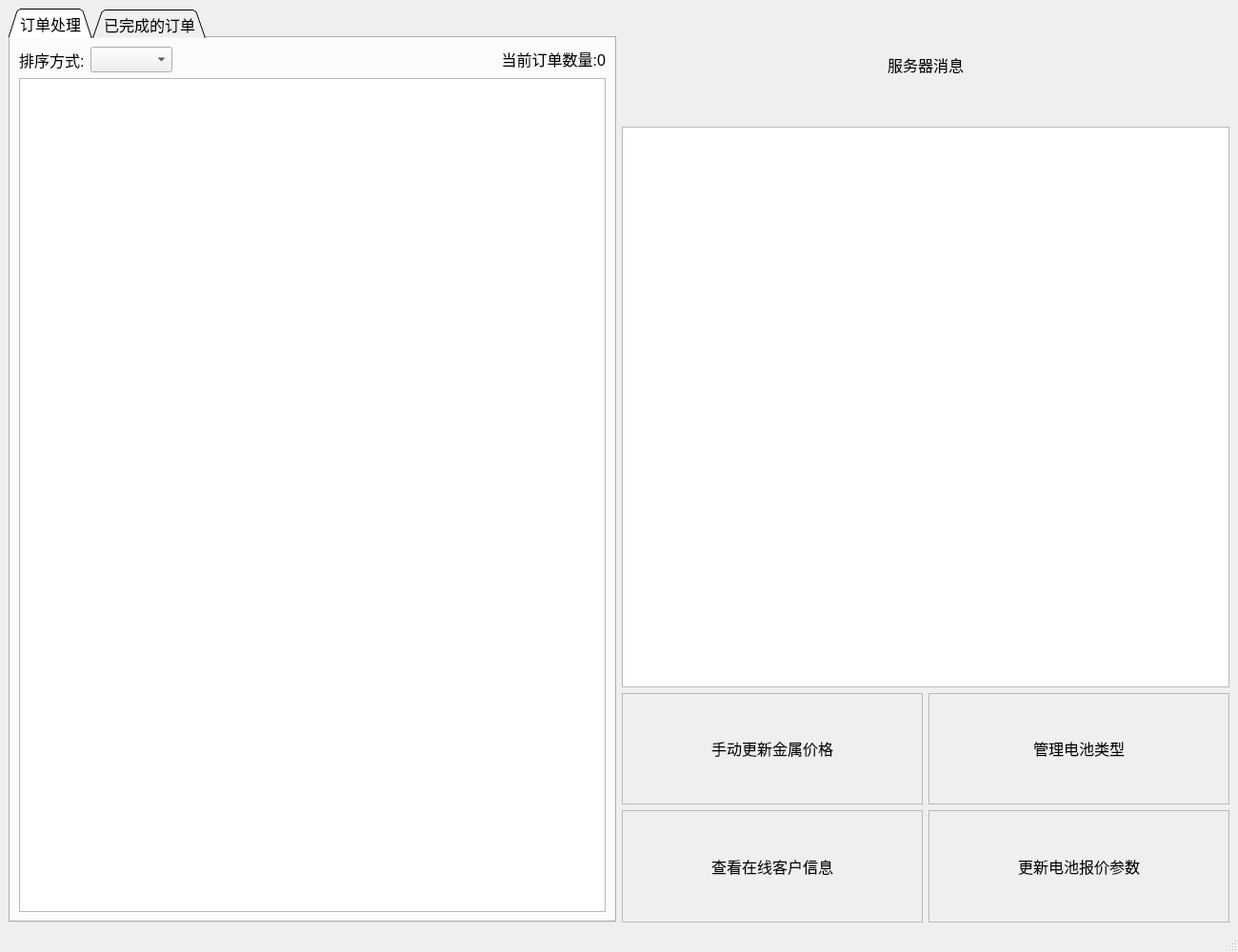
<?xml version="1.0" encoding="UTF-8"?>
<ui version="4.0">
 <class>MainWindow</class>
 <widget class="QMainWindow" name="MainWindow">
  <property name="geometry">
   <rect>
    <x>0</x>
    <y>0</y>
    <width>1300</width>
    <height>1000</height>
   </rect>
  </property>
  <property name="minimumSize">
   <size>
    <width>1300</width>
    <height>1000</height>
   </size>
  </property>
  <property name="maximumSize">
   <size>
    <width>1300</width>
    <height>1000</height>
   </size>
  </property>
  <property name="windowTitle">
   <string>废旧电池报价系统-服务器</string>
  </property>
  <widget class="QWidget" name="centralwidget">
   <layout class="QGridLayout" name="gridLayout_6">
    <item row="0" column="0">
     <widget class="QTabWidget" name="tabWidget">
      <property name="font">
       <font>
        <pointsize>12</pointsize>
       </font>
      </property>
      <property name="tabPosition">
       <enum>QTabWidget::North</enum>
      </property>
      <property name="tabShape">
       <enum>QTabWidget::Triangular</enum>
      </property>
      <property name="currentIndex">
       <number>0</number>
      </property>
      <property name="elideMode">
       <enum>Qt::ElideNone</enum>
      </property>
      <widget class="QWidget" name="transaction_tap">
       <attribute name="title">
        <string>订单处理</string>
       </attribute>
       <layout class="QGridLayout" name="gridLayout">
        <item row="1" column="0" colspan="4">
         <widget class="QListWidget" name="pendingTransaction_listWidget">
          <property name="font">
           <font>
            <pointsize>12</pointsize>
           </font>
          </property>
         </widget>
        </item>
        <item row="0" column="1">
         <widget class="QComboBox" name="sort_box">
          <property name="font">
           <font>
            <pointsize>12</pointsize>
           </font>
          </property>
          <property name="sizeAdjustPolicy">
           <enum>QComboBox::AdjustToContents</enum>
          </property>
         </widget>
        </item>
        <item row="0" column="3">
         <widget class="QLabel" name="transactionNumber_label">
          <property name="font">
           <font>
            <pointsize>12</pointsize>
           </font>
          </property>
          <property name="text">
           <string>&lt;html&gt;&lt;head/&gt;&lt;body&gt;&lt;p&gt;当前订单数量:0&lt;/p&gt;&lt;/body&gt;&lt;/html&gt;</string>
          </property>
          <property name="alignment">
           <set>Qt::AlignRight|Qt::AlignTrailing|Qt::AlignVCenter</set>
          </property>
         </widget>
        </item>
        <item row="0" column="0">
         <widget class="QLabel" name="label">
          <property name="font">
           <font>
            <pointsize>12</pointsize>
           </font>
          </property>
          <property name="text">
           <string>排序方式:</string>
          </property>
         </widget>
        </item>
        <item row="0" column="2">
         <spacer name="horizontalSpacer">
          <property name="orientation">
           <enum>Qt::Horizontal</enum>
          </property>
          <property name="sizeHint" stdset="0">
           <size>
            <width>40</width>
            <height>20</height>
           </size>
          </property>
         </spacer>
        </item>
       </layout>
      </widget>
      <widget class="QWidget" name="finsihedTransaction_tab">
       <attribute name="title">
        <string>已完成的订单</string>
       </attribute>
       <layout class="QGridLayout" name="gridLayout_3">
        <item row="0" column="1" colspan="2">
         <widget class="QComboBox" name="sort_box_2">
          <property name="font">
           <font>
            <pointsize>12</pointsize>
           </font>
          </property>
          <property name="sizeAdjustPolicy">
           <enum>QComboBox::AdjustToContents</enum>
          </property>
         </widget>
        </item>
        <item row="0" column="3">
         <spacer name="horizontalSpacer_2">
          <property name="orientation">
           <enum>Qt::Horizontal</enum>
          </property>
          <property name="sizeHint" stdset="0">
           <size>
            <width>40</width>
            <height>20</height>
           </size>
          </property>
         </spacer>
        </item>
        <item row="0" column="4">
         <widget class="QLabel" name="finishedTransactionNumber_label">
          <property name="font">
           <font>
            <pointsize>12</pointsize>
           </font>
          </property>
          <property name="text">
           <string>&lt;html&gt;&lt;head/&gt;&lt;body&gt;&lt;p&gt;已完成订单数量:0&lt;/p&gt;&lt;/body&gt;&lt;/html&gt;</string>
          </property>
          <property name="alignment">
           <set>Qt::AlignRight|Qt::AlignTrailing|Qt::AlignVCenter</set>
          </property>
         </widget>
        </item>
        <item row="0" column="0">
         <widget class="QLabel" name="label_2">
          <property name="text">
           <string>&lt;html&gt;&lt;head/&gt;&lt;body&gt;&lt;p&gt;排序方式&lt;/p&gt;&lt;/body&gt;&lt;/html&gt;</string>
          </property>
         </widget>
        </item>
        <item row="1" column="0" colspan="5">
         <widget class="QListWidget" name="finishedTransaction_listWidget">
          <property name="font">
           <font>
            <pointsize>12</pointsize>
           </font>
          </property>
         </widget>
        </item>
       </layout>
      </widget>
     </widget>
    </item>
    <item row="0" column="1">
     <layout class="QGridLayout" name="gridLayout_2" rowstretch="1,5,1,1" columnstretch="1,1" rowminimumheight="0,0,0,0">
      <item row="0" column="0" colspan="2">
       <widget class="QLabel" name="label_3">
        <property name="font">
         <font>
          <pointsize>12</pointsize>
         </font>
        </property>
        <property name="text">
         <string>&lt;html&gt;&lt;head/&gt;&lt;body&gt;&lt;p&gt;服务器消息&lt;/p&gt;&lt;/body&gt;&lt;/html&gt;</string>
        </property>
        <property name="alignment">
         <set>Qt::AlignCenter</set>
        </property>
       </widget>
      </item>
      <item row="2" column="0">
       <widget class="interactableFrame" name="metalPrice_frame">
        <property name="frameShape">
         <enum>QFrame::StyledPanel</enum>
        </property>
        <property name="frameShadow">
         <enum>QFrame::Raised</enum>
        </property>
        <layout class="QGridLayout" name="gridLayout_4">
         <item row="0" column="0">
          <widget class="QLabel" name="label_4">
           <property name="font">
            <font>
             <pointsize>12</pointsize>
            </font>
           </property>
           <property name="text">
            <string>&lt;html&gt;&lt;head/&gt;&lt;body&gt;&lt;p&gt;手动更新金属价格&lt;/p&gt;&lt;/body&gt;&lt;/html&gt;</string>
           </property>
           <property name="alignment">
            <set>Qt::AlignCenter</set>
           </property>
          </widget>
         </item>
        </layout>
       </widget>
      </item>
      <item row="2" column="1">
       <widget class="interactableFrame" name="manageType_frame">
        <property name="font">
         <font>
          <pointsize>12</pointsize>
         </font>
        </property>
        <property name="frameShape">
         <enum>QFrame::StyledPanel</enum>
        </property>
        <property name="frameShadow">
         <enum>QFrame::Raised</enum>
        </property>
        <layout class="QGridLayout" name="gridLayout_5">
         <item row="0" column="0">
          <widget class="QLabel" name="label_5">
           <property name="text">
            <string>&lt;html&gt;&lt;head/&gt;&lt;body&gt;&lt;p&gt;管理电池类型&lt;/p&gt;&lt;/body&gt;&lt;/html&gt;</string>
           </property>
           <property name="alignment">
            <set>Qt::AlignCenter</set>
           </property>
          </widget>
         </item>
        </layout>
       </widget>
      </item>
      <item row="1" column="0" colspan="2">
       <widget class="QListWidget" name="msgFromClients_listWidget">
        <property name="font">
         <font>
          <pointsize>9</pointsize>
         </font>
        </property>
       </widget>
      </item>
      <item row="3" column="0">
       <widget class="interactableFrame" name="onlineClients_frame">
        <property name="frameShape">
         <enum>QFrame::StyledPanel</enum>
        </property>
        <property name="frameShadow">
         <enum>QFrame::Raised</enum>
        </property>
        <layout class="QGridLayout" name="gridLayout_7">
         <item row="0" column="0">
          <widget class="QLabel" name="label_6">
           <property name="font">
            <font>
             <pointsize>12</pointsize>
            </font>
           </property>
           <property name="text">
            <string>&lt;html&gt;&lt;head/&gt;&lt;body&gt;&lt;p&gt;查看在线客户信息&lt;/p&gt;&lt;/body&gt;&lt;/html&gt;</string>
           </property>
           <property name="alignment">
            <set>Qt::AlignCenter</set>
           </property>
          </widget>
         </item>
        </layout>
       </widget>
      </item>
      <item row="3" column="1">
       <widget class="interactableFrame" name="updateQuotation_frame">
        <property name="frameShape">
         <enum>QFrame::StyledPanel</enum>
        </property>
        <property name="frameShadow">
         <enum>QFrame::Raised</enum>
        </property>
        <layout class="QGridLayout" name="gridLayout_8">
         <item row="0" column="0">
          <widget class="QLabel" name="label_7">
           <property name="font">
            <font>
             <pointsize>12</pointsize>
            </font>
           </property>
           <property name="text">
            <string>&lt;html&gt;&lt;head/&gt;&lt;body&gt;&lt;p&gt;更新电池报价参数&lt;/p&gt;&lt;/body&gt;&lt;/html&gt;</string>
           </property>
           <property name="alignment">
            <set>Qt::AlignCenter</set>
           </property>
          </widget>
         </item>
        </layout>
       </widget>
      </item>
     </layout>
    </item>
   </layout>
  </widget>
  <widget class="QMenuBar" name="menubar">
   <property name="geometry">
    <rect>
     <x>0</x>
     <y>0</y>
     <width>1300</width>
     <height>21</height>
    </rect>
   </property>
  </widget>
  <widget class="QStatusBar" name="statusbar"/>
 </widget>
 <customwidgets>
  <customwidget>
   <class>interactableFrame</class>
   <extends>QFrame</extends>
   <header location="global">interactableframe.h</header>
   <container>1</container>
  </customwidget>
 </customwidgets>
 <resources/>
 <connections/>
</ui>
